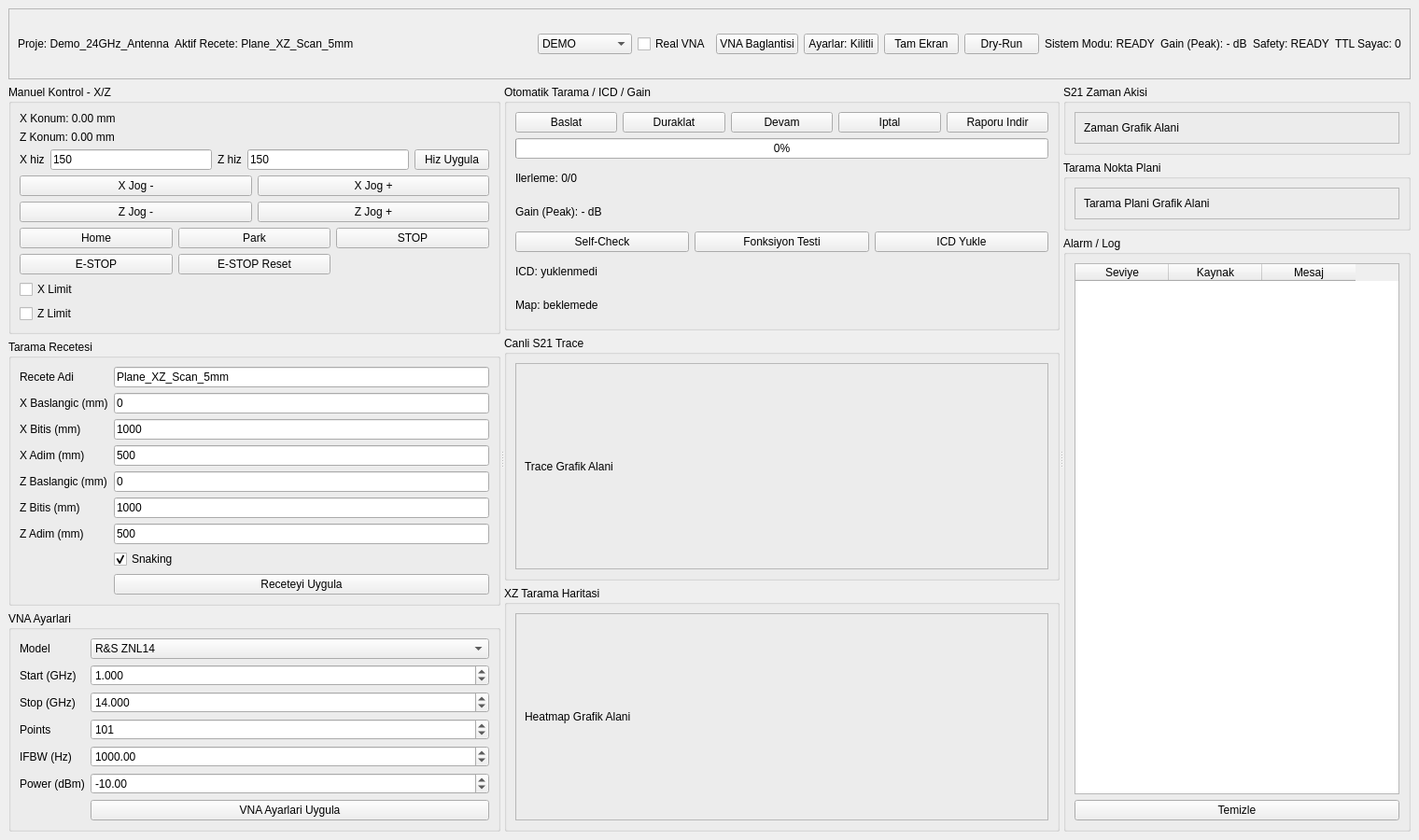
<?xml version="1.0" encoding="UTF-8"?>
<ui version="4.0">
 <class>MainWindow</class>
 <widget class="QMainWindow" name="MainWindow">
  <property name="geometry">
   <rect>
    <x>0</x>
    <y>0</y>
    <width>1520</width>
    <height>900</height>
   </rect>
  </property>
  <property name="windowTitle">
   <string>XZ Pozisyoner Ana Kontrol - Full UI</string>
  </property>
  <widget class="QWidget" name="centralwidget">
   <layout class="QVBoxLayout" name="rootLayout">
    <item>
     <widget class="QFrame" name="topbarFrame">
      <property name="frameShape"><enum>QFrame::StyledPanel</enum></property>
      <layout class="QHBoxLayout" name="topbarLayout">
       <item><widget class="QLabel" name="projectLabel"><property name="text"><string>Proje: Demo_24GHz_Antenna</string></property></widget></item>
       <item><widget class="QLabel" name="recipeLabel"><property name="text"><string>Aktif Recete: Plane_XZ_Scan_5mm</string></property></widget></item>
       <item><spacer name="topSpacer"><property name="orientation"><enum>Qt::Horizontal</enum></property><property name="sizeHint" stdset="0"><size><width>40</width><height>20</height></size></property></spacer></item>
       
       <item><widget class="QComboBox" name="runtimeModeCombo"><item><property name="text"><string>DEMO</string></property></item><item><property name="text"><string>HARDWARE</string></property></item></widget></item>
       <item><widget class="QCheckBox" name="realVnaCheckBox"><property name="text"><string>Real VNA</string></property></widget></item>
       <item><widget class="QPushButton" name="vnaConnectButton"><property name="text"><string>VNA Baglantisi</string></property></widget></item>
       <item><widget class="QPushButton" name="layoutToggleButton"><property name="text"><string>Ayarlar: Kilitli</string></property></widget></item>
       <item><widget class="QPushButton" name="fullscreenButton"><property name="text"><string>Tam Ekran</string></property></widget></item>
       <item><widget class="QPushButton" name="dryRunButton"><property name="text"><string>Dry-Run</string></property></widget></item>
       <item><widget class="QLabel" name="modeLabel"><property name="text"><string>Sistem Modu: READY</string></property></widget></item>
       <item><widget class="QLabel" name="gainLabel"><property name="text"><string>Gain (Peak): - dB</string></property></widget></item>
       <item><widget class="QLabel" name="safetyLabel"><property name="text"><string>Safety: READY</string></property></widget></item>
       <item><widget class="QLabel" name="ttlLabel"><property name="text"><string>TTL Sayac: 0</string></property></widget></item>
      </layout>
     </widget>
    </item>
    <item>
     <widget class="QSplitter" name="mainSplitter">
      <property name="orientation"><enum>Qt::Horizontal</enum></property>
      <widget class="QWidget" name="leftColumn">
       <layout class="QVBoxLayout" name="leftLayout">
        <item>
         <widget class="QGroupBox" name="manualGroup">
          <property name="title"><string>Manuel Kontrol - X/Z</string></property>
          <layout class="QVBoxLayout" name="manualGroupLayout">
           <item><widget class="QLabel" name="xPosLabel"><property name="text"><string>X Konum: 0.00 mm</string></property></widget></item>
           <item><widget class="QLabel" name="zPosLabel"><property name="text"><string>Z Konum: 0.00 mm</string></property></widget></item>
           <item>
            <layout class="QHBoxLayout" name="speedLayout">
             <item><widget class="QLabel" name="xSpeedText"><property name="text"><string>X hiz</string></property></widget></item>
             <item><widget class="QLineEdit" name="xSpeedLineEdit"><property name="text"><string>150</string></property></widget></item>
             <item><widget class="QLabel" name="zSpeedText"><property name="text"><string>Z hiz</string></property></widget></item>
             <item><widget class="QLineEdit" name="zSpeedLineEdit"><property name="text"><string>150</string></property></widget></item>
             <item><widget class="QPushButton" name="applySpeedButton"><property name="text"><string>Hiz Uygula</string></property></widget></item>
            </layout>
           </item>
           <item>
            <layout class="QGridLayout" name="jogLayout">
             <item row="0" column="0"><widget class="QPushButton" name="jogXmButton"><property name="text"><string>X Jog -</string></property></widget></item>
             <item row="0" column="1"><widget class="QPushButton" name="jogXpButton"><property name="text"><string>X Jog +</string></property></widget></item>
             <item row="1" column="0"><widget class="QPushButton" name="jogZmButton"><property name="text"><string>Z Jog -</string></property></widget></item>
             <item row="1" column="1"><widget class="QPushButton" name="jogZpButton"><property name="text"><string>Z Jog +</string></property></widget></item>
            </layout>
           </item>
           <item>
            <layout class="QGridLayout" name="manualCmdLayout">
             <item row="0" column="0"><widget class="QPushButton" name="homeButton"><property name="text"><string>Home</string></property></widget></item>
             <item row="0" column="1"><widget class="QPushButton" name="parkButton"><property name="text"><string>Park</string></property></widget></item>
             <item row="0" column="2"><widget class="QPushButton" name="stopButton"><property name="text"><string>STOP</string></property></widget></item>
             <item row="1" column="0"><widget class="QPushButton" name="estopButton"><property name="text"><string>E-STOP</string></property></widget></item>
             <item row="1" column="1"><widget class="QPushButton" name="estopResetButton"><property name="text"><string>E-STOP Reset</string></property></widget></item>
            </layout>
           </item>
           <item><widget class="QCheckBox" name="xLimitCheckBox"><property name="text"><string>X Limit</string></property></widget></item>
           <item><widget class="QCheckBox" name="zLimitCheckBox"><property name="text"><string>Z Limit</string></property></widget></item>
          </layout>
         </widget>
        </item>
        <item>
         <widget class="QGroupBox" name="recipeGroup">
          <property name="title"><string>Tarama Recetesi</string></property>
          <layout class="QFormLayout" name="recipeFormLayout">
           <item row="0" column="0"><widget class="QLabel" name="label_recipeName"><property name="text"><string>Recete Adi</string></property></widget></item>
           <item row="0" column="1"><widget class="QLineEdit" name="recipeNameLineEdit"><property name="text"><string>Plane_XZ_Scan_5mm</string></property></widget></item>
           <item row="1" column="0"><widget class="QLabel" name="label_xStart"><property name="text"><string>X Baslangic (mm)</string></property></widget></item>
           <item row="1" column="1"><widget class="QLineEdit" name="xStartLineEdit"><property name="text"><string>0</string></property></widget></item>
           <item row="2" column="0"><widget class="QLabel" name="label_xStop"><property name="text"><string>X Bitis (mm)</string></property></widget></item>
           <item row="2" column="1"><widget class="QLineEdit" name="xStopLineEdit"><property name="text"><string>1000</string></property></widget></item>
           <item row="3" column="0"><widget class="QLabel" name="label_xStep"><property name="text"><string>X Adim (mm)</string></property></widget></item>
           <item row="3" column="1"><widget class="QLineEdit" name="xStepLineEdit"><property name="text"><string>500</string></property></widget></item>
           <item row="4" column="0"><widget class="QLabel" name="label_zStart"><property name="text"><string>Z Baslangic (mm)</string></property></widget></item>
           <item row="4" column="1"><widget class="QLineEdit" name="zStartLineEdit"><property name="text"><string>0</string></property></widget></item>
           <item row="5" column="0"><widget class="QLabel" name="label_zStop"><property name="text"><string>Z Bitis (mm)</string></property></widget></item>
           <item row="5" column="1"><widget class="QLineEdit" name="zStopLineEdit"><property name="text"><string>1000</string></property></widget></item>
           <item row="6" column="0"><widget class="QLabel" name="label_zStep"><property name="text"><string>Z Adim (mm)</string></property></widget></item>
           <item row="6" column="1"><widget class="QLineEdit" name="zStepLineEdit"><property name="text"><string>500</string></property></widget></item>
           <item row="7" column="1"><widget class="QCheckBox" name="snakingCheckBox"><property name="text"><string>Snaking</string></property><property name="checked"><bool>true</bool></property></widget></item>
           <item row="8" column="1"><widget class="QPushButton" name="applyRecipeButton"><property name="text"><string>Receteyi Uygula</string></property></widget></item>
          </layout>
         </widget>
        </item>
        <item>
         <widget class="QGroupBox" name="vnaSettingsGroup">
          <property name="title"><string>VNA Ayarlari</string></property>
          <layout class="QFormLayout" name="vnaFormLayout">
           <item row="0" column="0"><widget class="QLabel" name="label_vnaModel"><property name="text"><string>Model</string></property></widget></item>
           <item row="0" column="1"><widget class="QComboBox" name="vnaModelCombo"><item><property name="text"><string>R&amp;S ZNL14</string></property></item><item><property name="text"><string>Keysight N9917B</string></property></item></widget></item>
           <item row="1" column="0"><widget class="QLabel" name="label_vnaStart"><property name="text"><string>Start (GHz)</string></property></widget></item>
           <item row="1" column="1"><widget class="QDoubleSpinBox" name="vnaStartSpin"><property name="decimals"><number>3</number></property><property name="minimum"><double>0.001000000000000</double></property><property name="maximum"><double>50.000000000000000</double></property><property name="value"><double>1.000000000000000</double></property></widget></item>
           <item row="2" column="0"><widget class="QLabel" name="label_vnaStop"><property name="text"><string>Stop (GHz)</string></property></widget></item>
           <item row="2" column="1"><widget class="QDoubleSpinBox" name="vnaStopSpin"><property name="decimals"><number>3</number></property><property name="minimum"><double>0.001000000000000</double></property><property name="maximum"><double>50.000000000000000</double></property><property name="value"><double>14.000000000000000</double></property></widget></item>
           <item row="3" column="0"><widget class="QLabel" name="label_vnaPoints"><property name="text"><string>Points</string></property></widget></item>
           <item row="3" column="1"><widget class="QSpinBox" name="vnaPointsSpin"><property name="minimum"><number>11</number></property><property name="maximum"><number>4001</number></property><property name="value"><number>101</number></property></widget></item>
           <item row="4" column="0"><widget class="QLabel" name="label_vnaIfbw"><property name="text"><string>IFBW (Hz)</string></property></widget></item>
           <item row="4" column="1"><widget class="QDoubleSpinBox" name="vnaIfbwSpin"><property name="minimum"><double>1.000000000000000</double></property><property name="maximum"><double>1000000.000000000000000</double></property><property name="value"><double>1000.000000000000000</double></property></widget></item>
           <item row="5" column="0"><widget class="QLabel" name="label_vnaPower"><property name="text"><string>Power (dBm)</string></property></widget></item>
           <item row="5" column="1"><widget class="QDoubleSpinBox" name="vnaPowerSpin"><property name="minimum"><double>-60.000000000000000</double></property><property name="maximum"><double>20.000000000000000</double></property><property name="value"><double>-10.000000000000000</double></property></widget></item>
           <item row="6" column="1"><widget class="QPushButton" name="applyVnaButton"><property name="text"><string>VNA Ayarlari Uygula</string></property></widget></item>
          </layout>
         </widget>
        </item>
       </layout>
      </widget>
      <widget class="QWidget" name="centerColumn">
       <layout class="QVBoxLayout" name="centerLayout">
        <item>
         <widget class="QGroupBox" name="scanControlGroup">
          <property name="title"><string>Otomatik Tarama / ICD / Gain</string></property>
          <layout class="QVBoxLayout" name="scanControlLayout">
           <item>
            <layout class="QHBoxLayout" name="scanButtonsLayout">
             <item><widget class="QPushButton" name="startScanButton"><property name="text"><string>Baslat</string></property></widget></item>
             <item><widget class="QPushButton" name="pauseScanButton"><property name="text"><string>Duraklat</string></property></widget></item>
             <item><widget class="QPushButton" name="resumeScanButton"><property name="text"><string>Devam</string></property></widget></item>
             <item><widget class="QPushButton" name="abortScanButton"><property name="text"><string>Iptal</string></property></widget></item>
             <item><widget class="QPushButton" name="downloadReportButton"><property name="text"><string>Raporu Indir</string></property></widget></item>
            </layout>
           </item>
           <item><widget class="QProgressBar" name="scanProgressBar"><property name="value"><number>0</number></property></widget></item>
           <item><widget class="QLabel" name="progressLabel"><property name="text"><string>Ilerleme: 0/0</string></property></widget></item>
           <item><widget class="QLabel" name="gainSideLabel"><property name="text"><string>Gain (Peak): - dB</string></property></widget></item>
           <item>
            <layout class="QHBoxLayout" name="scanToolsLayout">
             <item><widget class="QPushButton" name="selfCheckButton"><property name="text"><string>Self-Check</string></property></widget></item>
             <item><widget class="QPushButton" name="functionTestButton"><property name="text"><string>Fonksiyon Testi</string></property></widget></item>
             <item><widget class="QPushButton" name="loadIcdButton"><property name="text"><string>ICD Yukle</string></property></widget></item>
            </layout>
           </item>
           <item><widget class="QLabel" name="icdPathLabel"><property name="text"><string>ICD: yuklenmedi</string></property></widget></item>
           <item><widget class="QLabel" name="icdMapLabel"><property name="text"><string>Map: beklemede</string></property></widget></item>
          </layout>
         </widget>
        </item>
        <item>
         <widget class="QGroupBox" name="traceGroup">
          <property name="title"><string>Canli S21 Trace</string></property>
          <layout class="QVBoxLayout" name="traceLayout">
           <item><widget class="QFrame" name="tracePlaceholderFrame"><property name="frameShape"><enum>QFrame::StyledPanel</enum></property><layout class="QVBoxLayout" name="tracePlaceholderLayout"><item><widget class="QLabel" name="tracePlaceholderLabel"><property name="text"><string>Trace Grafik Alani</string></property></widget></item></layout></widget></item>
          </layout>
         </widget>
        </item>
        <item>
         <widget class="QGroupBox" name="heatmapGroup">
          <property name="title"><string>XZ Tarama Haritasi</string></property>
          <layout class="QVBoxLayout" name="heatmapLayout">
           <item><widget class="QFrame" name="heatmapPlaceholderFrame"><property name="frameShape"><enum>QFrame::StyledPanel</enum></property><layout class="QVBoxLayout" name="heatmapPlaceholderLayout"><item><widget class="QLabel" name="heatmapPlaceholderLabel"><property name="text"><string>Heatmap Grafik Alani</string></property></widget></item></layout></widget></item>
          </layout>
         </widget>
        </item>
       </layout>
      </widget>
      <widget class="QWidget" name="rightColumn">
       <layout class="QVBoxLayout" name="rightLayout">
        <item>
         <widget class="QGroupBox" name="timeSeriesGroup">
          <property name="title"><string>S21 Zaman Akisi</string></property>
          <layout class="QVBoxLayout" name="timeSeriesLayout">
           <item><widget class="QFrame" name="timePlaceholderFrame"><property name="frameShape"><enum>QFrame::StyledPanel</enum></property><layout class="QVBoxLayout" name="timePlaceholderLayout"><item><widget class="QLabel" name="timePlaceholderLabel"><property name="text"><string>Zaman Grafik Alani</string></property></widget></item></layout></widget></item>
          </layout>
         </widget>
        </item>
        <item>
         <widget class="QGroupBox" name="scanPlanGroup">
          <property name="title"><string>Tarama Nokta Plani</string></property>
          <layout class="QVBoxLayout" name="scanPlanLayout">
           <item><widget class="QFrame" name="scanPlanPlaceholderFrame"><property name="frameShape"><enum>QFrame::StyledPanel</enum></property><layout class="QVBoxLayout" name="scanPlanPlaceholderLayout"><item><widget class="QLabel" name="scanPlanPlaceholderLabel"><property name="text"><string>Tarama Plani Grafik Alani</string></property></widget></item></layout></widget></item>
          </layout>
         </widget>
        </item>
        <item>
         <widget class="QGroupBox" name="alarmLogGroup">
          <property name="title"><string>Alarm / Log</string></property>
          <layout class="QVBoxLayout" name="alarmLogLayout">
           <item><widget class="QTableWidget" name="logTable"><column><property name="text"><string>Seviye</string></property></column><column><property name="text"><string>Kaynak</string></property></column><column><property name="text"><string>Mesaj</string></property></column></widget></item>
           <item><widget class="QPushButton" name="clearLogButton"><property name="text"><string>Temizle</string></property></widget></item>
          </layout>
         </widget>
        </item>
       </layout>
      </widget>
     </widget>
    </item>
   </layout>
  </widget>
 </widget>
 <resources/>
 <connections/>
</ui>
